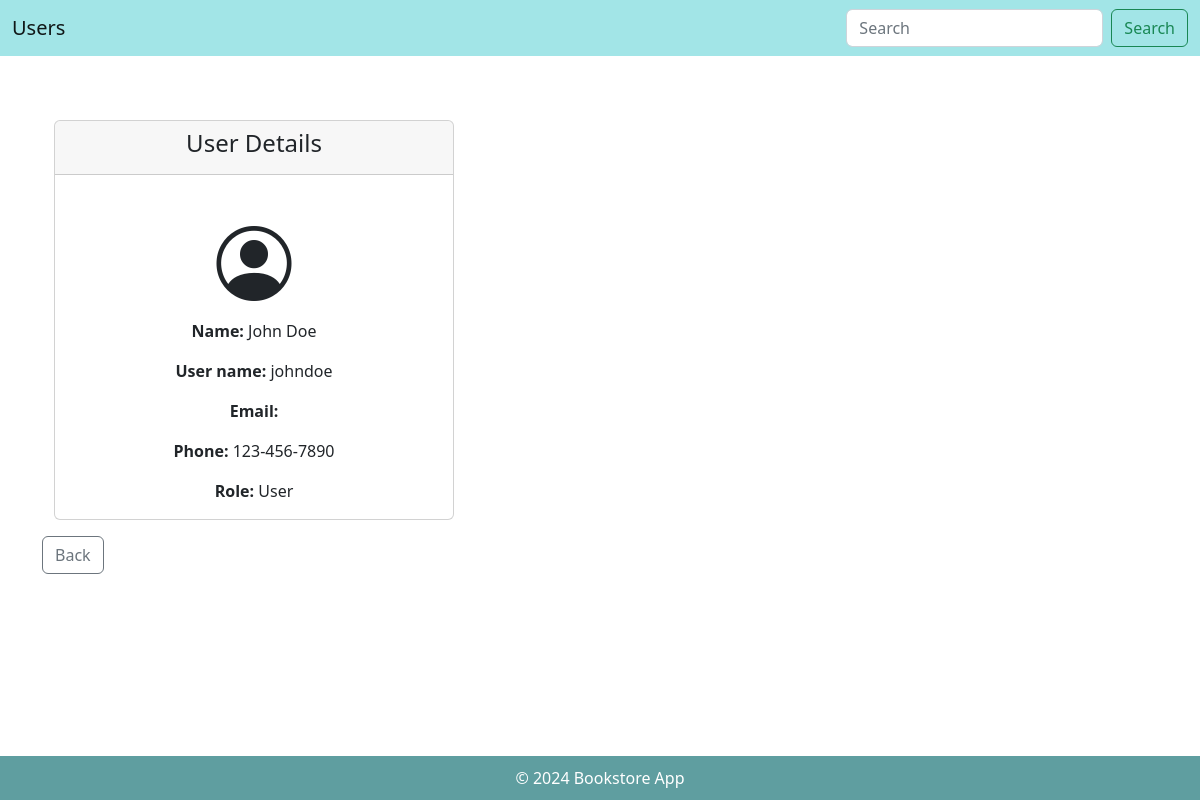
Before: /users/detail/1 with the older database file.
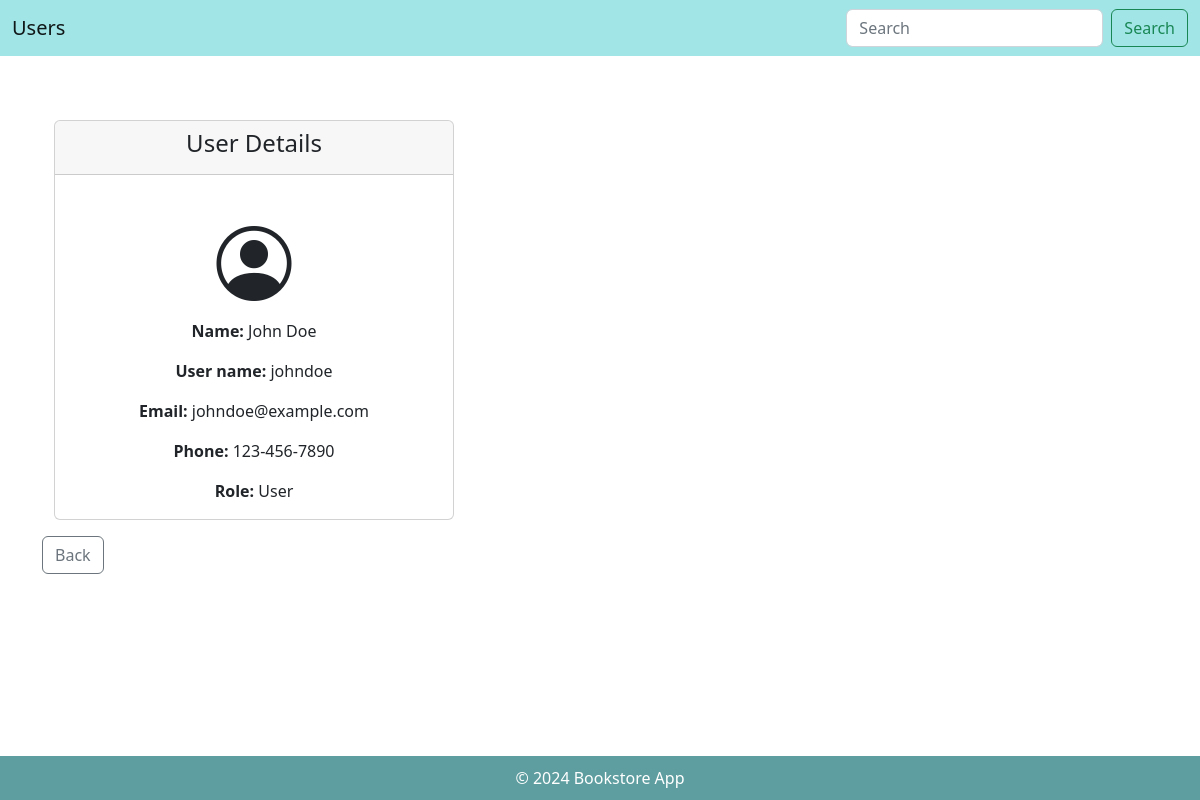
After: the same page with the newer database file.
### users/models.py (models this page shows, shortened)
class User(models.Model):
    ROLE_CHOICES = [
        (0, 'Admin'),
        (1, 'User'),
        (2, 'Publisher'),
        (3, 'Vip-user'),
    ]
    first_name = models.CharField(max_length=100)
    last_name = models.CharField(max_length=100)
    user_name=models.CharField(max_length=100)
    email = models.EmailField(max_length=100)
    phone = models.CharField(max_length=20)
    avatar = models.ImageField(blank=True, upload_to='avatars/')
    role = models.IntegerField(choices=ROLE_CHOICES, default=1)

### users/views.py (the view)
# urls.py: path("detail/<int:id>", views.detail, name='detail_book'),
def detail(request, id):
    try:
        user = User.objects.get(id=id)
        return render(request, "detail_user.html", {"user": user})
    except User.DoesNotExist:
        return HttpResponse("User not found", status=404)

### users/templates/detail_user.html (shortened to what this page needs)
{% extends "layout_user.html" %}
{% block content %}
<div class="container mt-5 d-flex justify-content">
    <div class="card text-center" style="width: 400px;">
        <div class="card-header">
            <h4>User Details</h4>
        </div>
        <div class="card-body"></div>
            {% if user.avatar %}
                <img src="{{ user.avatar.url }}" alt="Avatar" class="img-thumbnail mb-3 mx-auto d-block" style="border-radius: 60%; width: 50%; height: 200px;">
            {% else %}
                <i class="bi bi-person-circle" style="font-size: 75px;"></i>
            {% endif %}
            <p><strong>Name:</strong> {{ user.first_name }} {{user.last_name}}</p>
            <p><strong>User name:</strong> {{ user.user_name }}</p>
            <p><strong>Email:</strong> {{ user.email }}</p>
            <p><strong>Phone:</strong> {{ user.phone }}</p>
            <p><strong>Role:</strong> {{ user.get_role_display }}</p>
        </div>
    </div>
    <div class="mt-3 text-start">
        <a href="{% url 'list_users' %}" class="btn btn-outline-secondary">Back</a>
    </div>
</div>
{% endblock %}

Changed rows visible on the page:
changed User "John": email (not shown) → "johndoe@example.com"
